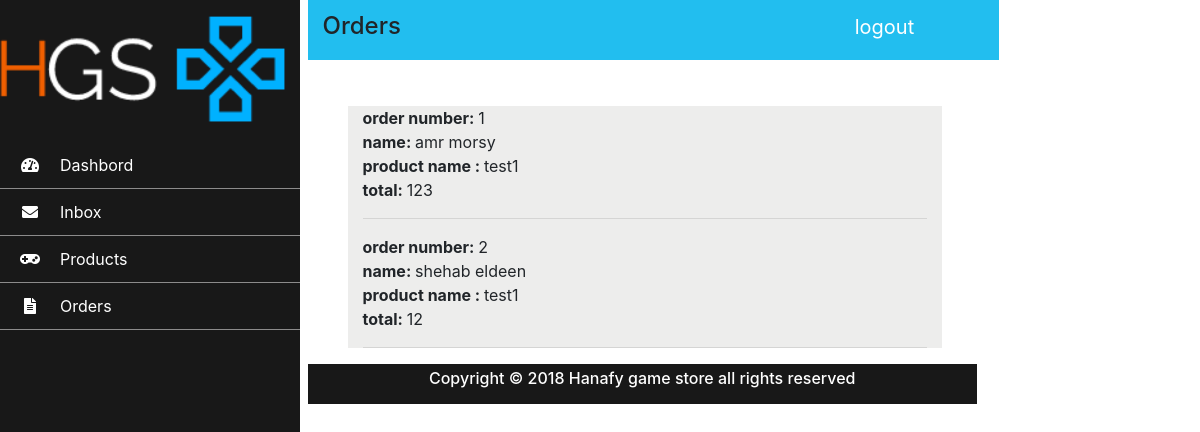
Before: /Admin/orders.php with the older database file.
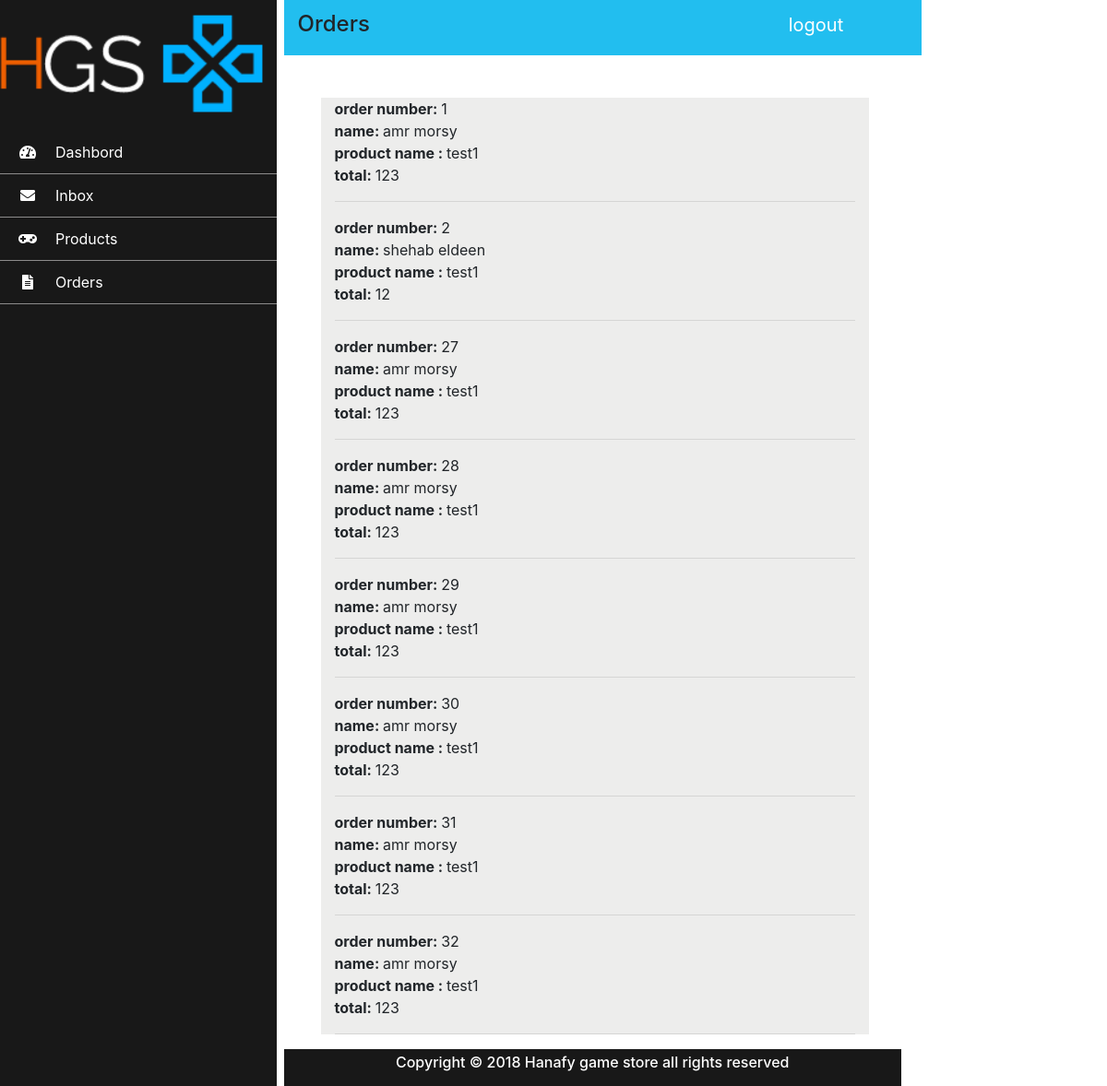
After: the same page with the newer database file.
### tables this page shows
CREATE TABLE IF NOT EXISTS `order` (
  `id` int(10) NOT NULL AUTO_INCREMENT,
  `user_id` int(10) NOT NULL,
  `product_id` int(10) NOT NULL,
  `price` int(6) NOT NULL,
  PRIMARY KEY (`id`),
  KEY `user_order` (`user_id`),
  KEY `product_order` (`product_id`)
);

CREATE TABLE IF NOT EXISTS `user` (
  `id` int(10) NOT NULL AUTO_INCREMENT,
  `fname` varchar(12) NOT NULL,
  `lname` varchar(12) NOT NULL,
  `mail` varchar(70) NOT NULL,
  `password` varchar(60) NOT NULL,
  `level` int(1) NOT NULL,
  PRIMARY KEY (`id`)
);

CREATE TABLE IF NOT EXISTS `product` (
  `id` int(10) NOT NULL AUTO_INCREMENT,
  `name` varchar(255) NOT NULL,
  `genre` varchar(50) NOT NULL,
  `price` int(6) NOT NULL,
  `serial` varchar(30) NOT NULL,
  `image` mediumblob,
  `url_img` text,
  `out_of_stock` tinyint(1) DEFAULT '0',
  PRIMARY KEY (`id`)
);

### Admin/orders.php (the view, shortened to what this page needs)
<!doctype html>
<html>
<head>
    <link rel="stylesheet" href="css/main.css" type="text/css">
    <link rel="stylesheet" href="https://use.fontawesome.com/releases/v5.0.8/css/all.css">
    <link rel="stylesheet" href="https://maxcdn.bootstrapcdn.com/bootstrap/4.0.0/css/bootstrap.min.css">
</head>
<body>
    <div class="row">
        <div class="col-lg-3 front">
        </div>
        <div class="col-lg-9">
            <div class="row">
                <div class="col-lg-9 bar">
                    <div class="row">
                        <div class="col-lg-7 message-height ">
                            <h4>Orders</h4>
                        </div>
                        <div class="col-lg-3  message-height">
                            <a href="index.php" class="logout">logout</a>
                        </div>
                    </div>
                </div>
            </div>
            <div class="col-lg-8 offwhite">
                <?php
require_once('../mysqli_connect.php');
$query ="SELECT order.id, user.fname,user.lname ,product.name,order.price FROM `order` INNER JOIN product ON product_id=product.id INNER JOIN user ON order.user_id=user.id";
$res =@mysqli_query($dbc,$query);
if($res){
while($row = mysqli_fetch_array($res))
{
    echo '<strong>order number: </strong> '.
   $row['id'].'<br>  <strong>name: </strong> '.
   $row['fname'].' '.$row['lname'].'<br>  <strong>product name : </strong> '.
   $row['name'].
'<br><strong> total: </strong>'. $row['price'];
    echo '<hr>';
}
}
else {
    echo "Couldnt open";
    echo mysqli_error($dbc);
}
?>
            </div>
            <div id="footer"></div>
        </div>
    </div>
</body>
</html>

### Admin/css/main.css (style rules this page uses)
.bar { background-color: #22beef; width: 500px; margin-left: 15px; margin-bottom: 5%; height: 60px; }
.message-height { padding-top: 12px; }
a { text-decoration: none!important; }
.logout { padding-top: 12px; text-decoration: none!important; color: #fff; font-size: 20px; margin-left: 90%; }
.front { z-index: 1; }
.offwhite { background-color: #ededec; margin-left: 40px; }

Changed rows visible on the page:
added order: id "27", user.fname "amr", user.lname "morsy", product.name "test1", price "123"
added order: id "28", user.fname "amr", user.lname "morsy", product.name "test1", price "123"
added order: id "29", user.fname "amr", user.lname "morsy", product.name "test1", price "123"
added order: id "30", user.fname "amr", user.lname "morsy", product.name "test1", price "123"
added order: id "31", user.fname "amr", user.lname "morsy", product.name "test1", price "123"
added order: id "32", user.fname "amr", user.lname "morsy", product.name "test1", price "123"
